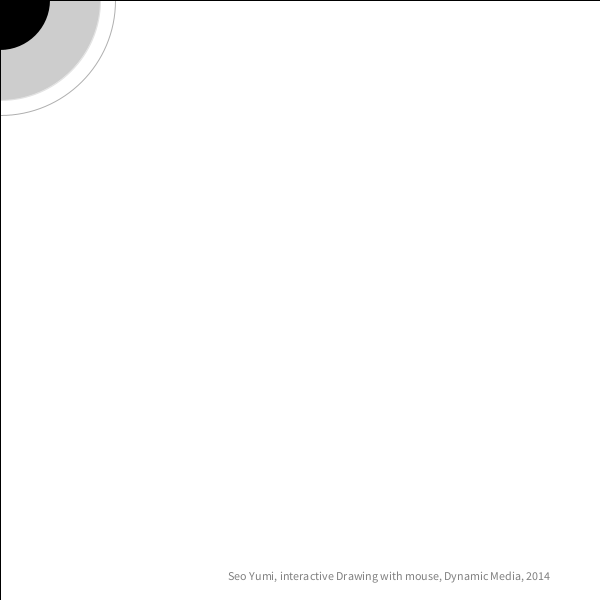
Frame 1 (no input)
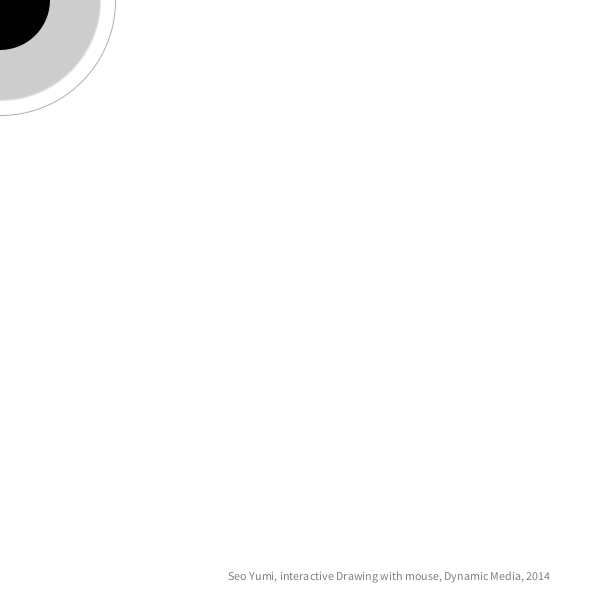
Frame 60 (the mouse pressed at the canvas centre just before this capture)
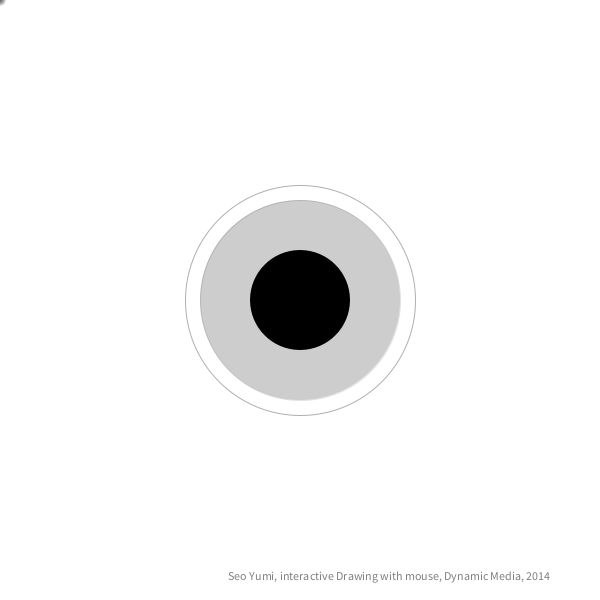
Frame 120 (the mouse held since frame 60 and released just before this capture)

The Processing sketch that drew these frames (run headless with seeded random() and noise(); from frame 60 on, the mouse is pressed at the canvas centre):

// Processing sketch: processing_148980
// ── processing_148980.pde

/*
Konkuk University
 Department of Dynamic Media
 SOS iDesign
 Name: Seo YuMi
 ID: 201420082 Seo You Me
 */

int[] xpos = new int[70];
int[] ypos = new int[70];
 
void setup() {
  size(600, 600);
  smooth();
frameRate(15);
}

void draw() {
    background(255);
    fill(255);
     rect(0,0,width,height);
  fill(#000000,50);
  stroke(0, 30);
  strokeWeight(1);
  ellipse(mouseX, mouseY, 200, 200);
  fill(#000000);
  noStroke();   
  ellipse(mouseX, mouseY, 100, 100);
  noFill();
  stroke(0,80);
  ellipse(mouseX, mouseY,230, 230);
  title();
  noStroke();
  for (int i=0; i< xpos.length - 1; i++) {
    xpos[i] = xpos[i + 1];
    ypos[i] = ypos[i + 1];
  }
   
  // aktuelle Mausposition in das letzte Feld speichern
  xpos[xpos.length - 1] = mouseX;
  ypos[xpos.length - 1] = mouseY;
 
  // Zeichnen aller Kreise
  for (int i=0; i < xpos.length; i++) {
    fill (0, 0, 0, 25);
    ellipse (xpos[i], ypos[i], i / 0.75, i / 0.75);
  }
}


void mousePressed(){
  fill(#DE3C3C);
  noStroke();
  ellipse(mouseX, mouseY, 100, 100);
  fill(#FFAAAA,100);
  noStroke();
  ellipse(mouseX-110, mouseY, 50, 50);
  fill(#000000,70);
  noStroke();
  ellipse(mouseX+110, mouseY, 50, 50);
  
}

void title() { 
fill(127);
 textAlign(RIGHT);
 text("Seo Yumi, interactive Drawing with mouse, Dynamic Media, 2014", width-50, height-20);
 }
